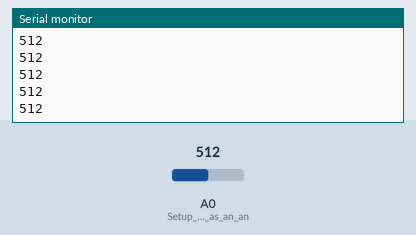
Bench run of a sketch on a simulated Arduino Uno, built with avr-gcc and run on an emulated ATmega328P. Parts: the last lines printed to the serial monitor. The inputs (shaded band) are chosen by the test bench; at power-on: A0 (Setup_the_A0_pin_as_an_an) = 512.

Above: at 1.2 s.
1.3 s: A0 (Setup_the_A0_pin_as_an_an) set to 716
At 1.32 s:
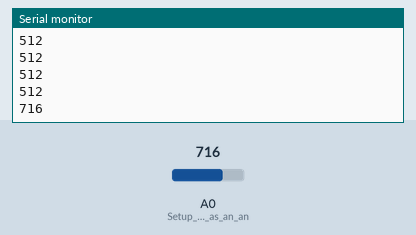
2.8 s: A0 (Setup_the_A0_pin_as_an_an) set to 900
At 2.83 s:
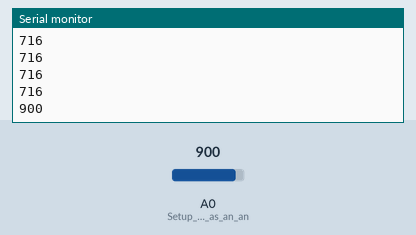
Timing chart, 0 to 5.8 s (numbered marks = the images above; inputs shaded):
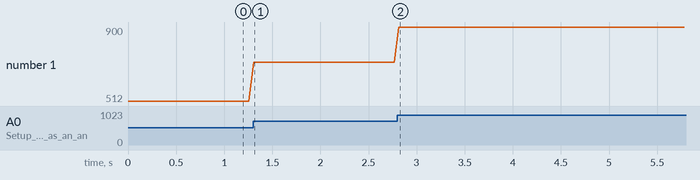

Measured:
- after the input at 1.3 s, the serial monitor: prints a new line at once (image 1)
- after the input at 2.8 s, the serial monitor: prints a new line at once (image 2)
- plotted number 1: 512 → 716 after the input at 1.3 s, 716 → 900 after the input at 2.8 s

The sketch:

potentiometer.ino
```cpp
//  A simple script which reads the state of the potentiometer on pin A0, and sends the result over the serial connection. The sent data will be visible in the Arduino IDE's serial plotter.

void setup() {
  pinMode(A0, INPUT); //  Setup the A0 pin as an analog input for the potentiometer

  Serial.begin(9600); //  Initialize the Serial connection

  while(!Serial){}  //  Wait for a serial device to connect
}

void loop() {
  Serial.println(analogRead(A0)); //  Read the data from the analog pin, and send the result through the serial connection.
  delay(50);  //  A short delay to decrease the frequency of the serial writes.
  //  The Arduino IDE has a hard limit on how many data points it can plot in its serial plotter, so the faster we send the data, the shorter amount of time the data will be visible for before it gets replaced with new data.
}
```
